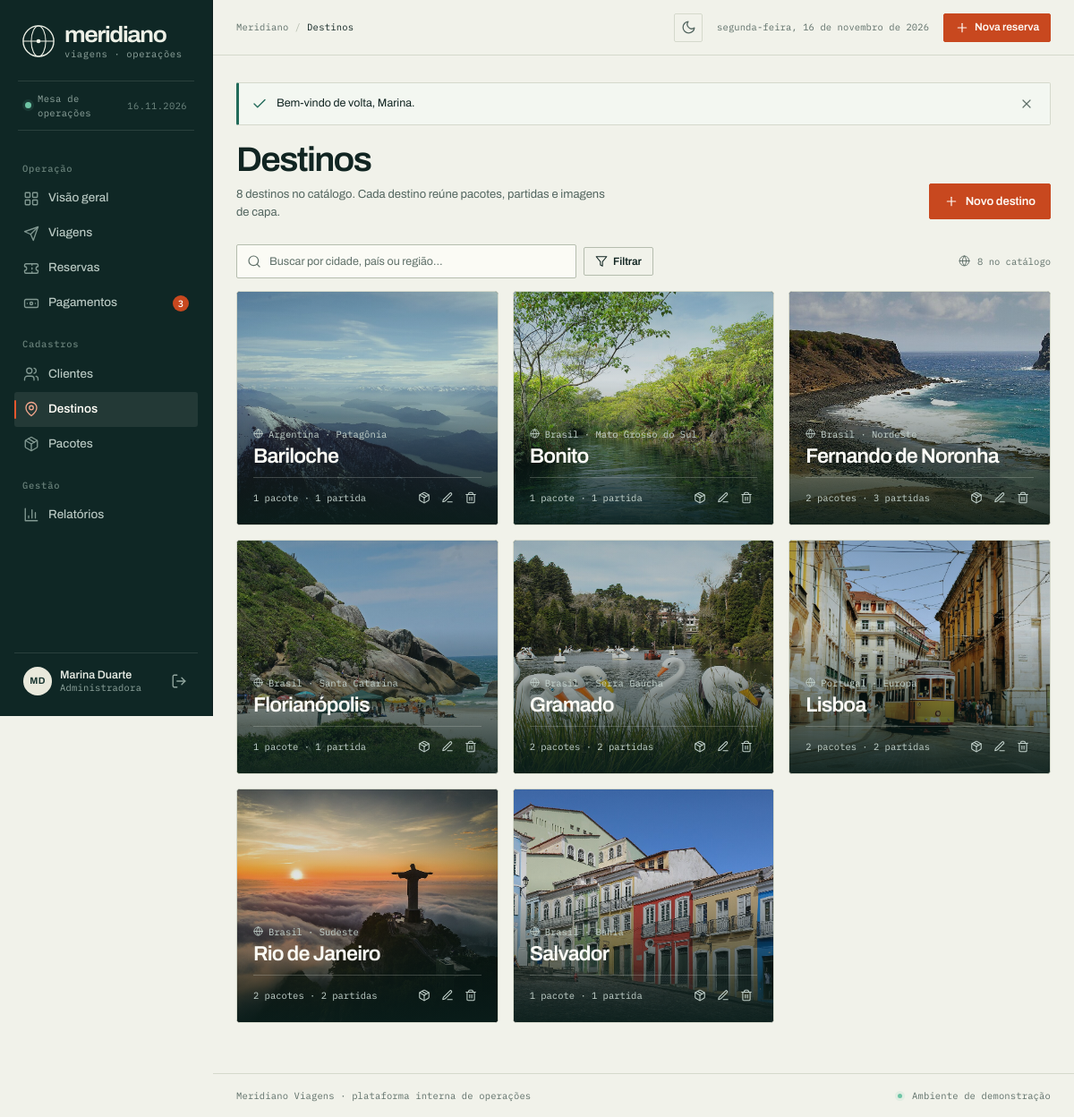
Page /index.php?r=destinos (signed in) on the committed database.
### tables this page shows
CREATE TABLE destinos (
  id             INT UNSIGNED AUTO_INCREMENT PRIMARY KEY,
  nome           VARCHAR(120) NOT NULL UNIQUE,
  pais           VARCHAR(80) NOT NULL DEFAULT 'Brasil',
  regiao         VARCHAR(80) NULL,
  descricao      TEXT NULL,
  imagem         VARCHAR(255) NULL,
  melhor_epoca   VARCHAR(100) NULL,
  ativo          TINYINT(1) NOT NULL DEFAULT 1,
  criado_em      TIMESTAMP NOT NULL DEFAULT CURRENT_TIMESTAMP
);

### app/helpers.php (called while the page is built, shortened)
<?php
function e(mixed $value): string
{
    return htmlspecialchars((string) $value, ENT_QUOTES | ENT_SUBSTITUTE, 'UTF-8');
}
function base_url(): string
{
    $script = str_replace('\\', '/', $_SERVER['SCRIPT_NAME'] ?? '/index.php');
    $base = rtrim(dirname($script), '/.');
    return $base === '/' ? '' : $base;
}
function url(string $rota = 'dashboard', array $params = []): string
{
    $params = array_merge(['r' => $rota], $params);
    return base_url() . '/index.php?' . http_build_query($params);
}
function asset(string $path): string
{
    return base_url() . '/' . ltrim($path, '/');
}
function query(string $campo, mixed $default = ''): mixed
{
    $valor = $_GET[$campo] ?? $default;
    return is_string($valor) ? trim($valor) : $valor;
}
function pagina_atual(): int
{
    return max(1, (int) ($_GET['pagina'] ?? 1));
}
function render(string $view, array $dados = [], string $layout = 'layout'): void
{
    $arquivo = VIEWS_PATH . '/' . $view . '.php';
    extract($dados, EXTR_SKIP);
    include $arquivo;
}
function paginar(int $total, int $porPagina = 10): array
{
    $paginas = max(1, (int) ceil($total / $porPagina));
    $pagina = min(max(1, pagina_atual()), $paginas);
    return [
        'total'      => $total,
        'por_pagina' => $porPagina,
        'pagina'     => $pagina,
        'paginas'    => $paginas,
        'offset'     => ($pagina - 1) * $porPagina,
        'inicio'     => $total === 0 ? 0 : (($pagina - 1) * $porPagina) + 1,
        'fim'        => min($pagina * $porPagina, $total),
    ];
}

### index.php (called while the page is built, shortened)
<?php
$rota = isset($_GET['r']) && is_string($_GET['r']) ? $_GET['r'] : 'dashboard';
$rotas = [
    'login'      => __DIR__ . '/controllers/auth.php',
    'logout'     => __DIR__ . '/controllers/auth.php',
    'dashboard'  => __DIR__ . '/controllers/dashboard.php',
    'clientes'   => __DIR__ . '/controllers/clientes.php',
    'destinos'   => __DIR__ . '/controllers/destinos.php',
    'pacotes'    => __DIR__ . '/controllers/pacotes.php',
    'viagens'    => __DIR__ . '/controllers/viagens.php',
    'reservas'   => __DIR__ . '/controllers/reservas.php',
    'pagamentos' => __DIR__ . '/controllers/pagamentos.php',
    'relatorios' => __DIR__ . '/controllers/relatorios.php',
    'perfil'     => __DIR__ . '/controllers/perfil.php',
];
require $rotas[$rota];

### app/db.php (called while the page is built, shortened)
<?php
function db(): PDO
{
    static $pdo = null;
    if ($pdo instanceof PDO) {
        return $pdo;
    }
    $config = $GLOBALS['config']['db'];
    $dsn = sprintf(
        'mysql:host=%s;dbname=%s;charset=%s',
        $config['host'],
        $config['name'],
        $config['charset']
    );
    try {
        $pdo = new PDO($dsn, $config['user'], $config['pass'], [
            PDO::ATTR_ERRMODE            => PDO::ERRMODE_EXCEPTION,
            PDO::ATTR_DEFAULT_FETCH_MODE => PDO::FETCH_ASSOC,
            PDO::ATTR_EMULATE_PREPARES   => false,
        ]);
    } catch (PDOException $exception) {
        error_log('Falha na conexão com o banco: ' . $exception->getMessage());
        http_response_code(500);
        $detalhe = !empty($GLOBALS['config']['debug'])
            ? $exception->getMessage()
            : null;
        include VIEWS_PATH . '/erros/banco.php';
        exit;
    }
    return $pdo;
}
function db_all(string $sql, array $params = []): array
{
    $stmt = db()->prepare($sql);
    $stmt->execute($params);
    return $stmt->fetchAll();
}
function db_value(string $sql, array $params = [], mixed $default = null): mixed
{
    $stmt = db()->prepare($sql);
    $stmt->execute($params);
    $value = $stmt->fetchColumn();
    return $value === false ? $default : $value;
}

### views/destinos/index.php (the view, shortened to what this page needs)
<div class="page-head">
    <div class="page-head__copy">
        <h1>Destinos</h1>
        <p class="page-head__sub"><?= (int) $total ?> destino<?= $total === 1 ? '' : 's' ?> no catálogo. Cada destino reúne pacotes, partidas e imagens de capa.</p>
    </div>
    <div class="page-head__actions">
        <a class="button button--primary" href="<?= url('destinos', ['acao' => 'novo']) ?>"><?= icon('plus', 'icon', 16) ?> Novo destino</a>
    </div>
</div>
<form class="toolbar" method="get" action="<?= url('destinos') ?>" role="search">
    <div class="toolbar__search">
        <input type="search" id="busca-destinos" name="busca" value="<?= e($busca) ?>"
               placeholder="Buscar por cidade, país ou região…" autocomplete="off">
    </div>
    <div class="toolbar__filters">
        <button class="button button--secondary button--small" type="submit"><?= icon('filter', 'icon', 14) ?> Filtrar</button>
    </div>
    <span class="list-meta" style="margin: 0;"><?= icon('globe', 'icon', 13) ?> <?= (int) $total ?> no catálogo</span>
</form>
<?php if ($destinos): ?>
    <div class="destination-grid">
        <?php foreach ($destinos as $destino): ?>
            <?php $imagem = $destino['imagem'] ? asset($destino['imagem']) : null; ?>
            <article class="destination-card">
                <?php if ($imagem): ?>
                    <img class="destination-card__image" src="<?= e($imagem) ?>" alt="Vista de <?= e($destino['nome']) ?>"
                         width="1280" height="853" loading="lazy">
                <?php else: ?>
                    <div class="image-fallback" style="position: absolute; inset: 0; background: var(--ink-soft); color: #9db0a9;">
                        <?= icon('map-pin', 'icon', 34) ?>
                    </div>
                <?php endif; ?>
                <div class="destination-card__body">
                    <p class="destination-card__meta">
                        <?= icon('globe', 'icon', 11) ?>
                        <?= e($destino['pais']) ?><?= $destino['regiao'] ? ' · ' . e($destino['regiao']) : '' ?>
                    </p>
                    <h3><a href="<?= url('pacotes', ['destino_id' => $destino['id']]) ?>"><?= e($destino['nome']) ?></a></h3>
                    <div class="destination-card__foot">
                        <span>
                            <?= (int) $destino['total_pacotes'] ?> pacote<?= (int) $destino['total_pacotes'] === 1 ? '' : 's' ?>
                            · <?= (int) $destino['viagens_futuras'] ?> partida<?= (int) $destino['viagens_futuras'] === 1 ? '' : 's' ?>
                        </span>
                        <span class="destination-card__actions">
                            <a class="action-link" href="<?= url('pacotes', ['destino_id' => $destino['id']]) ?>" aria-label="Ver pacotes de <?= e($destino['nome']) ?>" title="Ver pacotes">
                                <?= icon('package', 'icon', 14) ?>
                            </a>
                            <a class="action-link" href="<?= url('destinos', ['acao' => 'editar', 'id' => $destino['id']]) ?>" aria-label="Editar <?= e($destino['nome']) ?>" title="Editar">
                                <?= icon('edit', 'icon', 14) ?>
                            </a>
                            <form class="action-form" method="post"
                                  action="<?= url('destinos', ['acao' => 'excluir', 'id' => $destino['id']]) ?>"
                                  data-confirm="Excluir o destino <?= e($destino['nome']) ?>? Só é possível excluir destinos sem pacotes vinculados."
                                  data-confirm-label="Excluir destino">
                                <button class="action-link action-link--danger" type="submit" aria-label="Excluir <?= e($destino['nome']) ?>" title="Excluir">
                                    <?= icon('trash', 'icon', 14) ?>
                                </button>
                            </form>
                        </span>
                    </div>
                </div>
            </article>
        <?php endforeach; ?>
    </div>
<?php endif; ?>

### app/icons.php (shortened to what this page needs)
<?php
function icon(string $nome, string $classe = 'icon', int $tamanho = 20): string
{
    $path = $icones[$nome] ?? $icones['info'];
    return '<svg class="' . e($classe) . '" width="' . $tamanho . '" height="' . $tamanho
        . '" viewBox="0 0 24 24" fill="none" stroke="currentColor" stroke-width="1.8"'
        . ' stroke-linecap="round" stroke-linejoin="round" aria-hidden="true">' . $path . '</svg>';
}

### rows in the picture
destinos: imagem (picture), $tamanho 11 (drawn), pais "Argentina", regiao "Patagônia", nome "Bariloche", total_pacotes "1", viagens_futuras "1"
destinos: imagem (picture), $tamanho 11 (drawn), pais "Brasil", regiao "Mato Grosso do Sul", nome "Bonito", total_pacotes "1", viagens_futuras "1"
destinos: imagem (picture), $tamanho 11 (drawn), pais "Brasil", regiao "Nordeste", nome "Fernando de Noronha", total_pacotes "2", viagens_futuras "3"
destinos: imagem (picture), $tamanho 11 (drawn), pais "Brasil", regiao "Santa Catarina", nome "Florianópolis", total_pacotes "1", viagens_futuras "1"
destinos: imagem (picture), $tamanho 11 (drawn), pais "Brasil", regiao "Serra Gaúcha", nome "Gramado", total_pacotes "2", viagens_futuras "2"
destinos: imagem (picture), $tamanho 11 (drawn), pais "Portugal", regiao "Europa", nome "Lisboa", total_pacotes "2", viagens_futuras "2"
destinos: imagem (picture), $tamanho 11 (drawn), pais "Brasil", regiao "Sudeste", nome "Rio de Janeiro", total_pacotes "2", viagens_futuras "2"
destinos: imagem (picture), $tamanho 11 (drawn), pais "Brasil", regiao "Bahia", nome "Salvador", total_pacotes "1", viagens_futuras "1"

### other values in the picture
$item['label'] "Visão geral"
$item['label'] "Viagens"
$item['label'] "Reservas"
$item['label'] "Pagamentos"
$item['badge'] "3"
$item['label'] "Clientes"
$item['label'] "Destinos"
$item['label'] "Pacotes"
$item['label'] "Relatórios"
iniciais($usuario['nome'] ?? '') "MD"
$usuario['nome'] "Marina Duarte"
$secaoAtual "Destinos"
data_extenso() "segunda-feira, 16 de novembro de 2026"
$mensagem['mensagem'] "Bem-vindo de volta, Marina."
$total "8"
